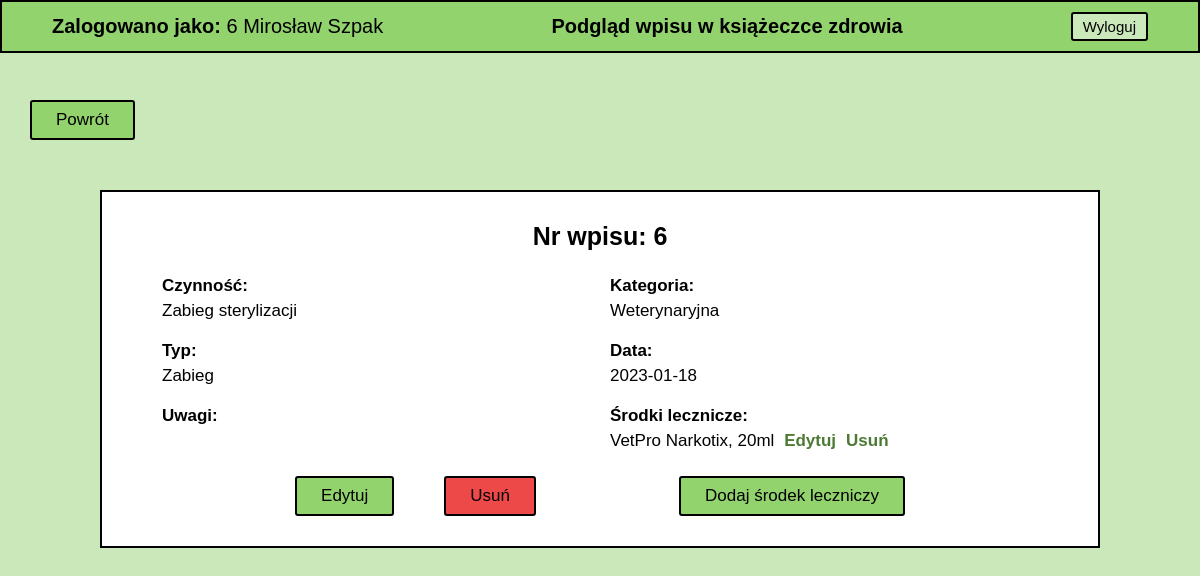
The page /php/read-healthcard.php?id=6 (signed in) on the database its author committed.
### tables this page shows
CREATE TABLE `healthcard` (
  `id` bigint NOT NULL,
  `action` varchar(45) NOT NULL,
  `category` varchar(45) NOT NULL,
  `type` varchar(45) NOT NULL,
  `date` date NOT NULL,
  `notes` longtext NOT NULL,
  `dog_id` bigint NOT NULL
);

CREATE TABLE `medicine` (
  `id` bigint NOT NULL,
  `dosage` varchar(45) NOT NULL,
  `entry_id` bigint NOT NULL,
  `product_id` bigint NOT NULL
);

### php/read-healthcard.php (the view, shortened to what this page needs)
<!DOCTYPE html>
<html lang="pl">
<head>
    <link rel="stylesheet" href="../css/style.css" />
    <link rel="stylesheet" href="../css/icons/css/all.css" />
</head>
<body>
    <header>
        <ul class="header">
            <li class="header-item"><b>Zalogowano jako:</b>
            <?php
                if (isset($_SESSION['user'])) {
                echo $_SESSION['user']['group_id'] . ' ' . $_SESSION['user']['first_name'] . ' ' . $_SESSION['user']['last_name'];
                } else {
                header("Location: ../index.php");
                exit;
                }
            ?>
            </li>
            <li class="header-item">Podgląd wpisu w książeczce zdrowia</li>
            <li class="header-item"><form method="POST"><input type="submit" name="logout" class="btn" value="Wyloguj" /></form></li>
        </ul>
    </header>
    <section>
        <?php
        require_once "../config.php";
        $id = $_GET['id'];
        if ($id) {
            $sql = "SELECT * FROM healthcard WHERE id = $id";
            $result = mysqli_query($conn, $sql);
            while ($row = mysqli_fetch_array($result)) {
        ?>
        <a href="./healthcard.php?id=<?php echo $row["dog_id"]; ?>" class="btn back-btn">Powrót</a>
        <article class="content detail-view">
                    <h3>Nr wpisu: <?php echo $row["id"]; ?></h3>
                    <div class="form">
                        <div class="form-field">
                            <h4>Czynność:</h4>
                            <p>
                                <?php echo $row["action"]; ?>
                            </p>
                        </div>
                        <div class="form-field">
                            <h4>Kategoria:</h4>
                            <p><?php echo $row["category"]; ?></p>
                        </div>
                        <div class="form-field">
                            <h4>Typ:</h4>
                            <p>
                                <?php echo $row["type"]; ?>
                            </p>
                        </div>
                        <div class="form-field">
                            <h4>Data:</h4>
                            <p>
                                <?php echo $row["date"]; ?>
                            </p>
                        </div>
                        <div class="form-field">
                            <h4>Uwagi:</h4>
                        </div>
                        <div class="form-field">
                            <h4>Środki lecznicze:</h4>
                            <p>
                                <?php
                                    require_once('./medicine.php');
                                    medicine($_GET['id']);
                                ?>
                            </p>
                        </div>
                </div>
                <div class="flex-btn-even">
                    <div class="flex-btn">
                        <?php
                        if ($_SESSION['user']['group_id'] != "Pracownik biurowy") {
                            echo '<a href="./update-healthcard.php?id=' . $row['id'] . '" class="btn" title="Edytuj">Edytuj</a>';
                            echo '<a href="./delete-healthcard.php?id=' . $row['id'] . '" class="btn btn-danger" title="Usuń">Usuń</a>';
                        }
                        ?>
                    </div>
                    <?php
                        if ($_SESSION['user']['group_id'] != "Pracownik biurowy") {
                            echo '<a href="./create-medicine.php?id=' . $row['id'] . '" class="btn" title="Dodaj środek leczniczy">Dodaj środek leczniczy</a>';
                        }
                        ?>
                </div>
                <?php
                }
            } else {
                echo "<h4>Nie znaleziono wpisu</h4>";
            }
            ?>
</body>
</html>

### php/medicine.php (shortened to what this page needs)
<?php
require_once('../config.php');
function medicine($id) {
    global $conn;
    $sql = "SELECT * FROM medicine WHERE entry_id=$id";
    $list = '';
    if ($result = mysqli_query($conn, $sql)) {
        if (mysqli_num_rows($result) > 0) {
            while ($row = mysqli_fetch_array($result)) {
                $query = "SELECT * FROM product WHERE id=" . $row['product_id'];
                $product_result = mysqli_query($conn, $query);
                $product = mysqli_fetch_array($product_result);
                $list .= $product['manufacturer'] . ' ' . $product['name'] . ', ' . $row['dosage']. ' ';
                if ($_SESSION['user']['group_id'] != "Pracownik biurowy") {
                    $list .= '<a href="./update-medicine.php?id=' . $row['id'] . '&entry_id=' . $id. '" class="btn-simple">Edytuj</a>';
                    $list .= '<a href="./delete-medicine.php?id=' . $row['id'] . '" class="btn-simple">Usuń</a>';
                }
                $list .= '<br />';
                }
            }
        }
    echo $list;
}
?>

### css/style.css (style rules this page uses)
:root { --dark-green: #4c7a34; --green: #92d36e; --light-green: #cbe8ba; --green-hover: #b6ff89; --white: #ffffff; --black: #000000; --gray: #c0c0c0; --light-gray: #e8e8e8; --border: 2px solid var(--black); --radius: 3px; --font-size: 17px; --transition: all 0.3s linear; }
* { margin: 0; padding: 0; box-sizing: border-box; font-family: "Helvetica"; }
h3 { font-size: 25px; text-align: center; }
h4, p { font-size: var(--font-size); }
a { color: var(--black); text-decoration: none; }
.btn { padding: 8px 24px; font-size: var(--font-size); background: var(--green); border: var(--border); border-radius: var(--radius); cursor: pointer; transition: var(--transition); }
.btn-simple { margin: 5px; font-weight: bold; color: var(--dark-green); }
.btn-danger { background: #ec3838e8; }
.back-btn { align-self: start; margin-left: 30px; }
.flex-btn { display: flex; justify-content: center; gap: 50px; }
.flex-btn-even { display: flex; justify-content: space-evenly; }
.header { padding: 10px 50px; display: flex; justify-content: center; align-items: center; position: fixed; top: 0; width: 100%; font-size: 20px; background: var(--green); border: var(--border); list-style: none; }
.header-item:nth-child(even) { font-weight: bold; }
.header-item:first-child { margin-right: auto; }
.header-item:last-child { margin-left: auto; }
.header .btn { padding: 4px 10px; font-size: 15px; background: var(--light-green); transition: var(--transition); }
section { padding-top: 100px; min-height: 100vh; display: flex; flex-direction: column; align-items: center; background: var(--light-green); }
.content { margin: 50px 0; width: 80%; border: var(--border); background: var(--white); }
.content.detail-view { padding: 30px 50px; min-width: 1000px; max-width: 90%; width: auto; }
.form { margin: 15px 0; display: grid; grid-template-columns: repeat(2, 1fr); }
.form .form-field { display: flex; flex-direction: column; gap: 5px; }
.form-field { padding: 10px; display: flex; }

### rows shown on the page
healthcard: id "6", action "Zabieg sterylizacji", category "Weterynaryjna", type "Zabieg", date "2023-01-18"
medicine: value "VetPro Narkotix, 20ml"

### other values the page prints
$_SESSION['user']['group_id'] "6"
$_SESSION['user']['first_name'] "Mirosław"
$_SESSION['user']['last_name'] "Szpak"
